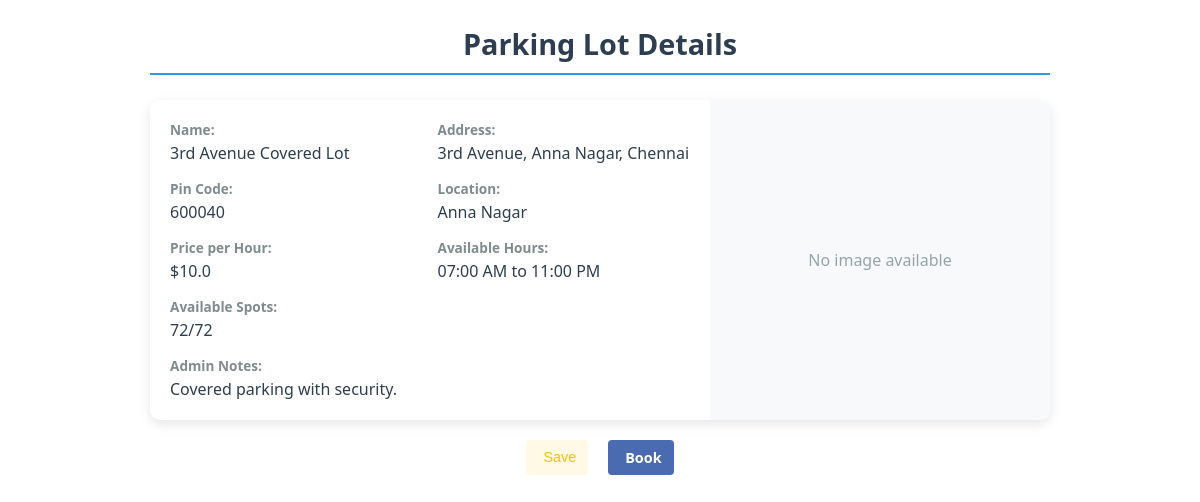
The app's page /user/parking/1 with its own data.
### model.py (models this page shows, shortened)
class ParkingLot(db.Model):
    id = db.Column(db.Integer, primary_key=True)
    prime_location_name = db.Column(db.String(100))
    price_per_hour = db.Column(db.Float)
    max_parking_spots = db.Column(db.Integer, nullable=False)
    available_spots = db.Column(db.Integer, nullable=False)
    available_from = db.Column(db.Time)
    available_to = db.Column(db.Time)
    is_active = db.Column(db.Boolean, default=True)
    image_url = db.Column(db.String)
    admin_notes = db.Column(db.Text)
    location_id = db.Column(db.Integer, db.ForeignKey('location.id'), nullable=False)
    spots = db.relationship('ParkingSpot', backref='lot', cascade='all, delete-orphan', lazy=True)

class Location(db.Model):
    id = db.Column(db.Integer, primary_key=True)
    name = db.Column(db.String(100), nullable=False)
    address = db.Column(db.String(200), nullable=False)
    pin_code = db.Column(db.String(10))
    parking_lots = db.relationship('ParkingLot', backref='location_ref', lazy=True)

### routes/user_routes.py (the view)
@user_bp.route('/parking/<int:lot_id>')
def view_parking_details(lot_id):
    parking_lot = ParkingLot.query.get(lot_id)
    all_locations = Location.query.options(
        joinedload(Location.parking_lots)
    ).all()
    lot_ids = [lot.id for loc in all_locations for lot in loc.parking_lots]
    if not parking_lot:
        return "Parking lot not found", 404
    spots_count = dict(db.session.query(
        ParkingSpot.lot_id,
        func.count(ParkingSpot.id)
    ).filter(
        ParkingSpot.lot_id.in_(lot_ids),
        ParkingSpot.status == 'A'
    ).group_by(ParkingSpot.lot_id).all())
    location_data = []
    for loc in all_locations:
        location_data.append({
            "location": loc,
            "lots": loc.parking_lots,
            "spots_count": spots_count
        })
    return render_template('partials/_view_parking_details.html',
                        lot=parking_lot,
                        location_data=location_data,
                        spots_count=spots_count,
                        available_spots_count=lambda lot: spots_count.get(lot.id, 0))

### templates/partials/_view_parking_details.html (shortened to what this page needs)
<!DOCTYPE html>
<html lang="en">
<head>
    <link rel="stylesheet" href="{{url_for('static', filename='style/partials/_view_parking_details.css')}}">
</head>
<body>
    <div class="parking-lot-details">
        <h2 class="lot-title">Parking Lot Details</h2>
        <div class="lot-info-card">
            <div class="lot-info-grid">
                <div class="info-item">
                    <span class="info-label">Name:</span>
                    <span class="info-value">{{ lot.prime_location_name }}</span>
                </div>
                <div class="info-item">
                    <span class="info-label">Address:</span>
                    <span class="info-value">{{ lot.location_ref.address }}</span>
                </div>
                <div class="info-item">
                    <span class="info-label">Pin Code:</span>
                    <span class="info-value">{{ lot.location_ref.pin_code }}</span>
                </div>
                <div class="info-item">
                    <span class="info-label">Location:</span>
                    <span class="info-value">{{ lot.location_ref.name }}</span>
                </div>
                <div class="info-item">
                    <span class="info-label">Price per Hour:</span>
                    <span class="info-value">${{ lot.price_per_hour }}</span>
                </div>
                <div class="info-item">
                    <span class="info-label">Available Hours:</span>
                    <span class="info-value">{{ lot.available_from.strftime('%I:%M %p') }} to {{
                        lot.available_to.strftime('%I:%M %p') }}</span>
                </div>
                <div class="info-item full-width">
                    <span class="info-label">Available Spots:</span>
                    <span class="info-value">{{ spots_count.get(lot.id, 0) }}/{{ lot.available_spots}}</span>
                </div>
                <div class="info-item full-width">
                    <span class="info-label">Admin Notes:</span>
                    <span class="info-value">{{ lot.admin_notes or 'No notes available' }}</span>
                </div>
            </div>
            <div class="lot-image-container">
                {% if lot.image_url %}
                <img src="{{ url_for('static', filename=lot.image_url) }}" alt="Parking Lot Image"
                    class="parking-lot-image">
                {% else %}
                <div class="no-image-placeholder">
                    <p>No image available</p>
                </div>
                {% endif %}
            </div>
        </div>
        <div class="action-buttons">
            <button class="action-btn favorite-btn" title="Add to Favorites" onclick="toggleFavorite({{ lot.id }})">
                <span class="action-label">Save</span>
            </button>
            <a href="{{ url_for('user.book_parking', lot_id=lot.id) }}"
                class="action-btn book-btn {% if not lot.is_active or available_spots_count(lot) == 0 %}disabled{% endif %}"
                title="Book Now" >
                <span class="action-label">Book</span>
            </a>
        </div>
    </div>
</body>
</html>

### static/style/partials/_view_parking_details.css (style rules this page uses)
.parking-lot-details { font-family: 'Segoe UI', Roboto, sans-serif; max-width: 900px; margin: 20px auto; padding: 0 15px; color: #333; }
.lot-title { color: #2c3e50; text-align: center; margin-bottom: 25px; padding-bottom: 10px; border-bottom: 2px solid #3498db; font-size: 1.8rem; }
.lot-info-card { background: white; border-radius: 10px; box-shadow: 0 4px 12px rgba(0,0,0,0.1); overflow: hidden; display: flex; flex-wrap: wrap; margin-bottom: 20px; }
.lot-info-grid { flex: 2; padding: 20px; display: grid; grid-template-columns: repeat(auto-fill, minmax(250px, 1fr)); gap: 15px; }
.info-item { display: flex; flex-direction: column; }
.info-label { font-weight: 600; color: #7f8c8d; font-size: 0.85rem; margin-bottom: 3px; }
.info-value { color: #2c3e50; font-size: 1rem; word-break: break-word; }
.full-width { grid-column: 1 / -1; }
.lot-image-container { flex: 1; min-width: 300px; background: #f8f9fa; display: flex; align-items: center; justify-content: center; padding: 20px; }
.no-image-placeholder { text-align: center; color: #95a5a6; }
.action-buttons { display: flex; justify-content: center; gap: 20px; margin-top: 20px; }
.save-btn, .book-btn { padding: 12px 30px; border: none; border-radius: 6px; font-size: 1rem; font-weight: 600; cursor: pointer; transition: all 0.2s ease; }
.book-btn { background-color: #3498db; color: white; }
.action-btn { display: flex; align-items: center; gap: 5px; padding: 8px 12px; border-radius: 4px; text-decoration: none; font-size: 0.9rem; transition: all 0.2s ease; border: none; cursor: pointer; }
.action-label { display: none; }
.book-btn { background: #4a6baf; color: white; }
.favorite-btn { background: rgba(255, 193, 7, 0.1); color: #ffc107; }
@media (min-width: 768px) { .action-label { display: inline; } }

### records on screen
ParkingLot: prime_location_name "3rd Avenue Covered Lot", price_per_hour "10.0", available_from "07:00 AM", available_to "11:00 PM", available_spots "72", admin_notes "Covered parking with security."
Location: location_ref.address "3rd Avenue, Anna Nagar, Chennai", location_ref.pin_code "600040", location_ref.name "Anna Nagar"

### other values on screen
{{ spots_count.get(lot.id, 0) }} "72"
